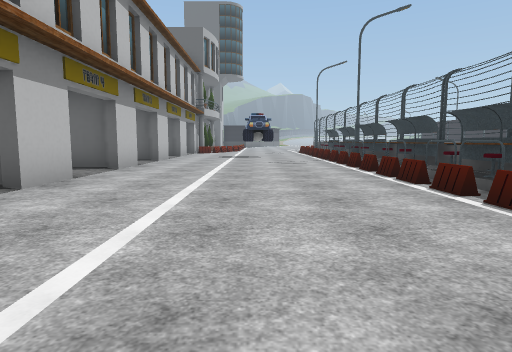
View 1 (above)

23 first-person views from a walk through a scene from a Unity 3-D project. The camera is 1.3 m above the floor, tilts 6° down and sees 75° across. The floor is counted in squares, 2 m on a side. Each view is taken from the middle of a square. On the plan, view 1 faces up. The plan holds only what a view shows up to about 10 squares ahead; the rest is blank. The place goes on beyond the plan. Door leaves are left out, so doorways stand open. Some surface patterns are stand-ins.

View 2
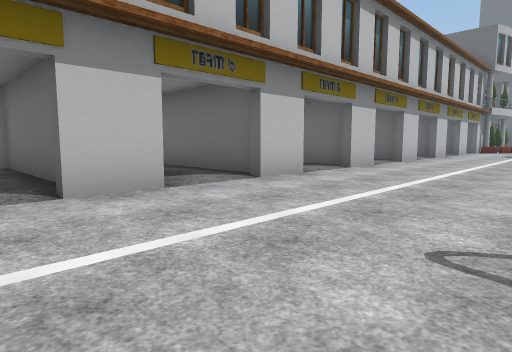

View 3
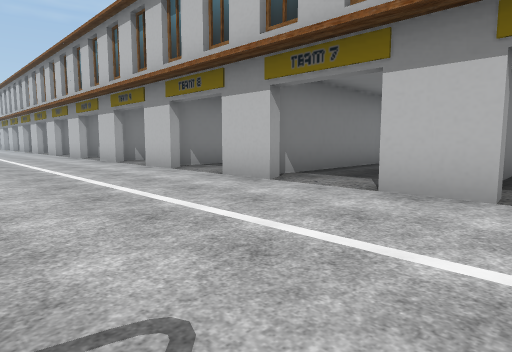

View 4
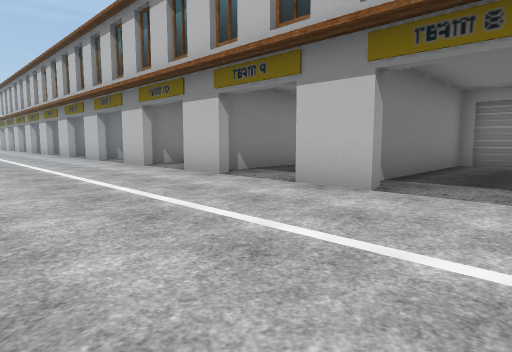

View 5
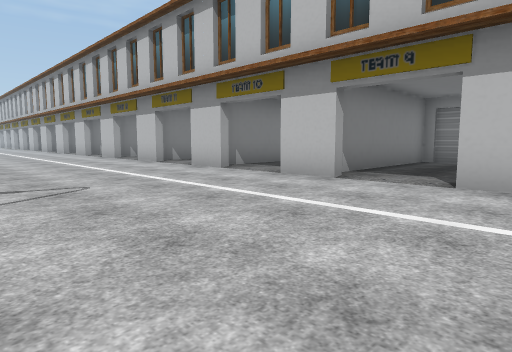

View 6
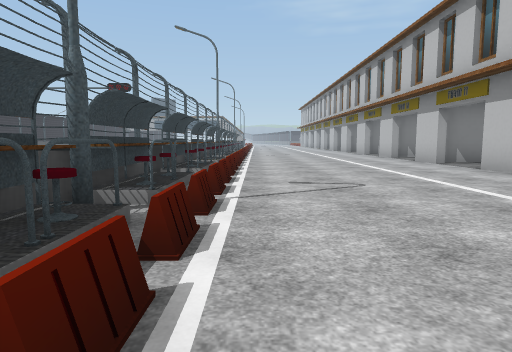

View 7
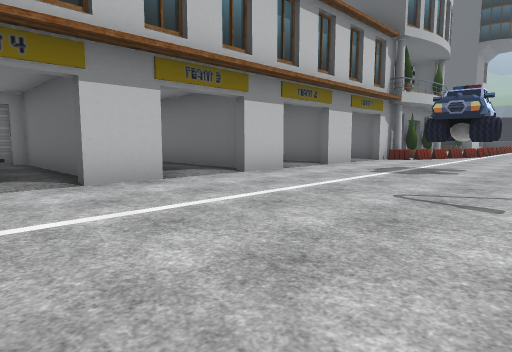

View 8
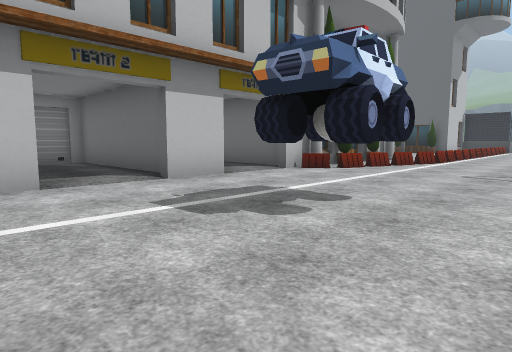

View 9
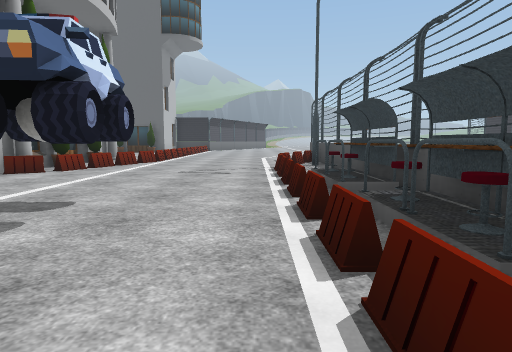

View 10
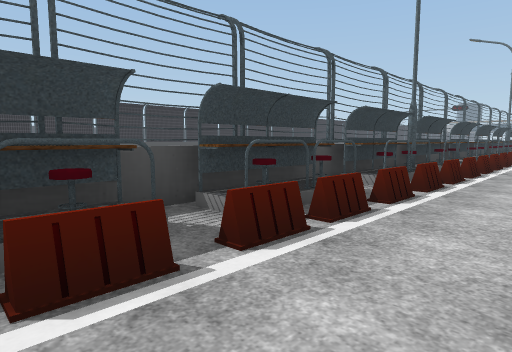

View 11
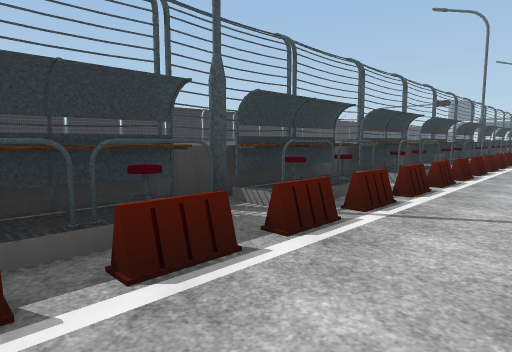

View 12
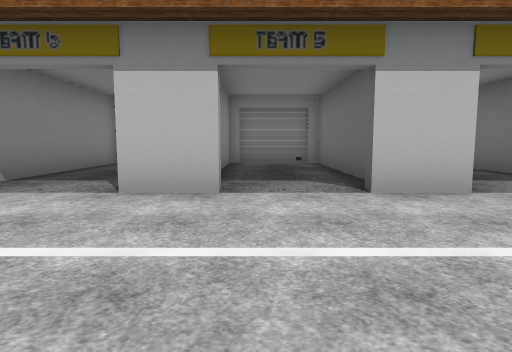

View 13
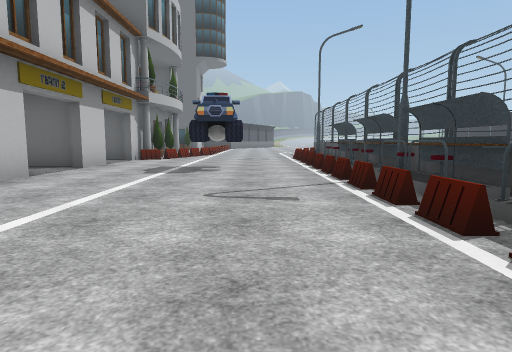

View 14
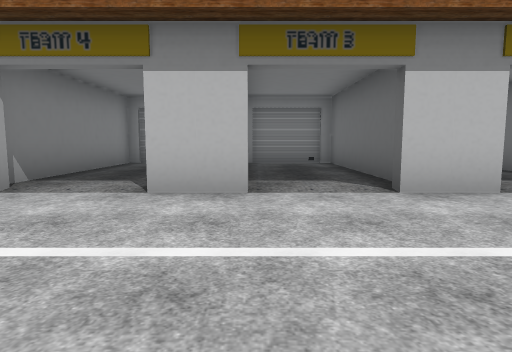

View 15
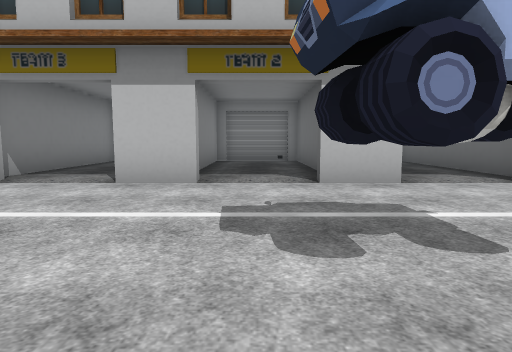

View 16
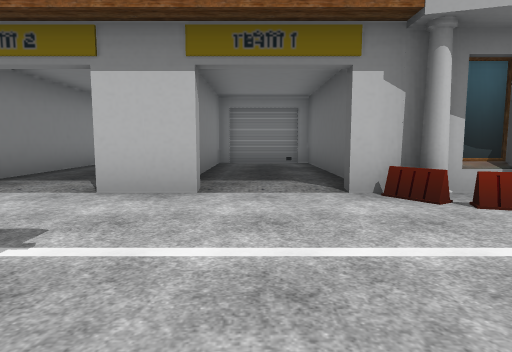

View 17
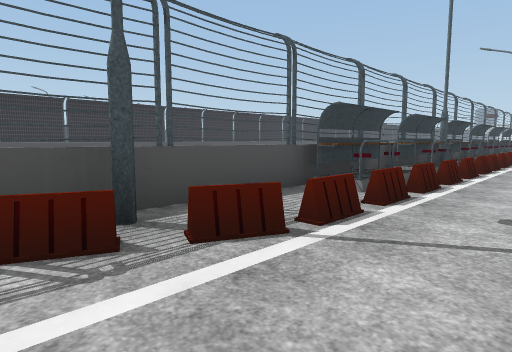

View 18
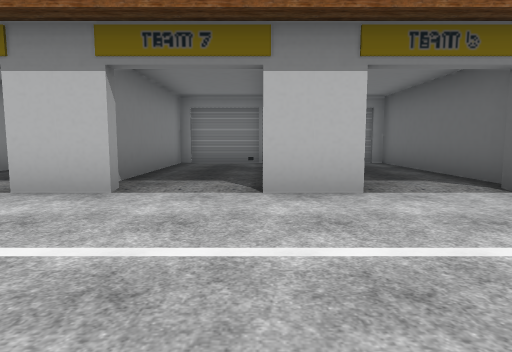

View 19
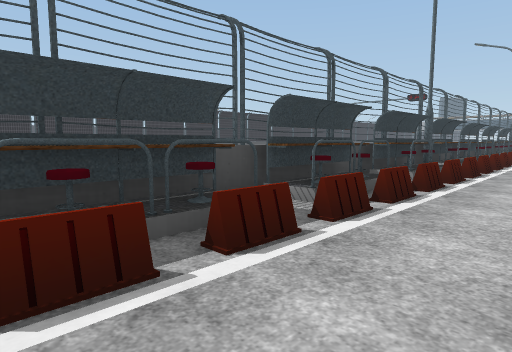

View 20
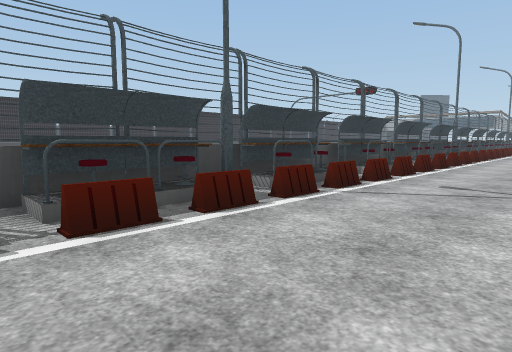

View 21
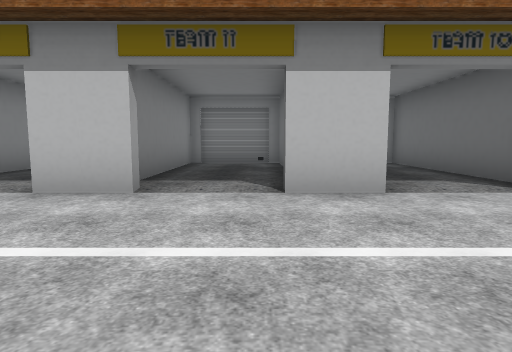

View 22
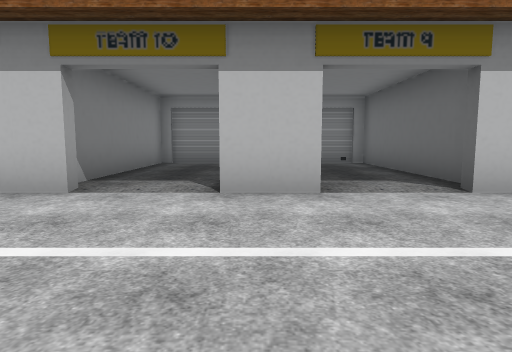

View 23
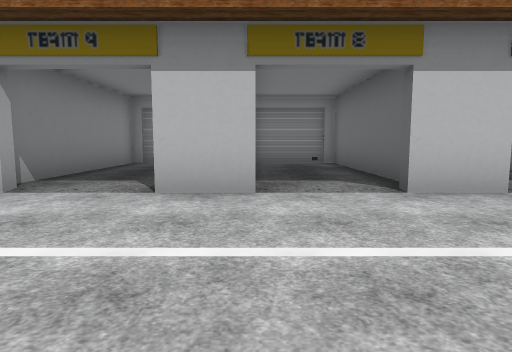

### Floor plan
Key: @ floor where view 1 was taken; # wall or solid block; . floor; D open door; = window, fence, low wall or low ledge; C car.
Columns run from 9 left of view 1 to 4 right of it. Each row starts with its distance up from view 1.
 21       # .....=
 20       #=....==
 19       #=....==
 18 #######......=
 17 #.....D.....##
 16 #.....D.....##
 15 #######..C..##
 14 #.....D..C..##
 13 #.....D.....##
 12 #.....D.....==
 11 #######.....##
 10 #.....D.....##
  9 #.....D.....##
  8 #######.....##
  7 #.....D.....##
  6 #.....D.....##
  5 #######.....##
  4 #.....D.....##
  3 #.....D.....##
  2 #######.....##
  1 #.....D.....##
  0 # ....D..@..##
 -1 #######.....##
 -2 #.....D.....##
 -3 #.....D.....##
 -4 #######.....##
 -5 #.....D.....##
 -6 #.....D.....##
 -7 #.....D.....##
 -8 #######.....##
 -9 #.....D.....##
-10 #.....D.....##
-11 #######.....##
-12 #.....D.....##
-13 #.....D......#
-14 #######.....##
-15 #.....D.....##
-16 #.....D.....##
-17 #######.....##

Where each view was taken, in squares from view 1:
view 1: 0 up, 0 right, facing up
view 2: 3 down, 1 right, facing up-left
view 3: 0 up, 1 right, facing down-left
view 4: 5 down, 1 right, facing down-left
view 5: 7 down, 2 right, facing down-left
view 6: 7 down, 2 right, facing down
view 7: 6 up, 2 right, facing up-left
view 8: 11 up, 2 right, facing up-left
view 9: 11 up, 2 right, facing up
view 10: 8 up, 1 right, facing down-right
view 11: 3 up, 1 right, facing down-right
view 12: 3 up, 1 right, facing left
view 13: 6 up, 1 right, facing up
view 14: 9 up, 1 right, facing left
view 15: 13 up, 2 right, facing left
view 16: 16 up, 1 right, facing left
view 17: 21 up, 1 right, facing down-right
view 18: 2 down, 1 right, facing left
view 19: 2 down, 1 right, facing down-right
view 20: 7 down, 0 right, facing down-right
view 21: 15 down, 1 right, facing left
view 22: 11 down, 1 right, facing left
view 23: 7 down, 1 right, facing left
